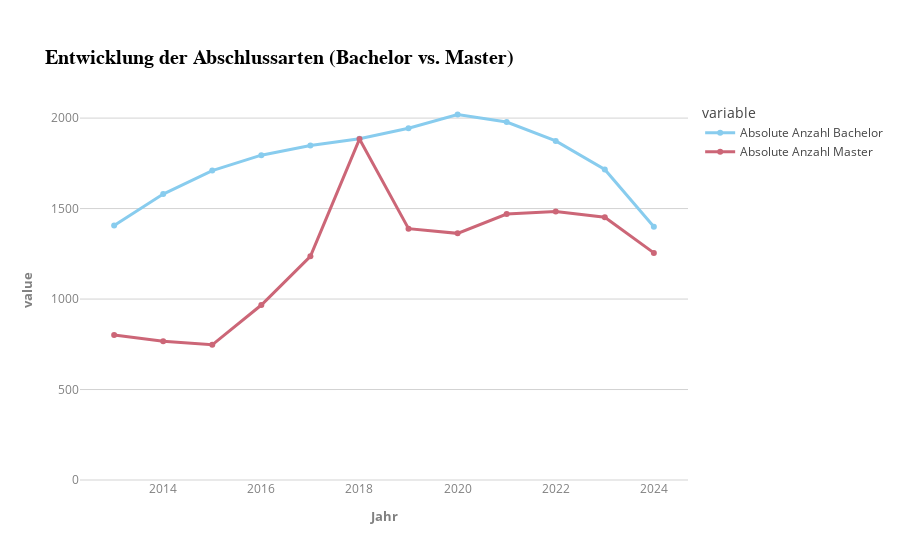

Write notebook code for a chart like this one.
### Code cell
import plotly.express as px

fig = px.line(
    abschluss_df,
    x="Jahr",
    y=["Absolute Anzahl Bachelor", "Absolute Anzahl Master"],
    markers=True,
    title="Entwicklung der Abschlussarten (Bachelor vs. Master)",
    color_discrete_sequence=px.colors.qualitative.Safe,
    template="infoviz"
)

fig.update_traces(line=dict(width=3))  # Linie dicker machen

fig.update_layout(
    yaxis=dict(range=[0, 2100]),  # Prozentwerte zwischen 0 und 100
)

fig.show()

### Figure 1 — Plotly figure (JSON) as saved in the notebook; plotly's stock layout.template omitted (floating-point values rounded to 4 significant figures)
{"data": [{"hovertemplate": "variable=Absolute Anzahl Bachelor<br>Jahr=%{x}<br>value=%{y}<extra></extra>", "legendgroup": "Absolute Anzahl Bachelor", "line": {"color": "rgb(136, 204, 238)", "dash": "solid", "width": 3}, "marker": {"symbol": "circle"}, "mode": "lines+markers", "name": "Absolute Anzahl Bachelor", "orientation": "v", "showlegend": true, "type": "scatter", "x": ["2013", "2014", "2015", "2016", "2017", "2018", "2019", "2020", "2021", "2022", "2023", "2024"], "xaxis": "x", "y": [1406.0, 1580.0, 1710.0, 1795.0, 1848.0, 1886.0, 1944.0, 2020.0, 1978.0, 1874.0, 1716.0, 1400.0], "yaxis": "y"}, {"hovertemplate": "variable=Absolute Anzahl Master<br>Jahr=%{x}<br>value=%{y}<extra></extra>", "legendgroup": "Absolute Anzahl Master", "line": {"color": "rgb(204, 102, 119)", "dash": "solid", "width": 3}, "marker": {"symbol": "circle"}, "mode": "lines+markers", "name": "Absolute Anzahl Master", "orientation": "v", "showlegend": true, "type": "scatter", "x": ["2013", "2014", "2015", "2016", "2017", "2018", "2019", "2020", "2021", "2022", "2023", "2024"], "xaxis": "x", "y": [801.0, 767.0, 747.0, 967.0, 1236.0, 1884.0, 1389.0, 1363.0, 1470.0, 1484.0, 1452.0, 1255.0], "yaxis": "y"}], "layout": {"legend": {"title": {"text": "variable"}, "tracegroupgap": 0}, "title": {"text": "Entwicklung der Abschlussarten (Bachelor vs. Master)"}, "xaxis": {"anchor": "y", "domain": [0, 1], "title": {"text": "Jahr"}}, "yaxis": {"anchor": "x", "domain": [0, 1], "range": [0, 2100], "title": {"text": "value"}}}}
